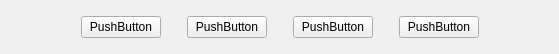
<?xml version="1.0" encoding="UTF-8"?>
<ui version="4.0">
 <class>ButtonGroup</class>
 <widget class="QWidget" name="ButtonGroup">
  <property name="geometry">
   <rect>
    <x>0</x>
    <y>0</y>
    <width>559</width>
    <height>54</height>
   </rect>
  </property>
  <property name="windowTitle">
   <string>Form</string>
  </property>
  <layout class="QGridLayout" name="gridLayout">
   <property name="leftMargin">
    <number>0</number>
   </property>
   <property name="topMargin">
    <number>0</number>
   </property>
   <property name="rightMargin">
    <number>0</number>
   </property>
   <property name="bottomMargin">
    <number>0</number>
   </property>
   <property name="spacing">
    <number>0</number>
   </property>
   <item row="0" column="0">
    <widget class="QStackedWidget" name="stackedWidget">
     <property name="currentIndex">
      <number>3</number>
     </property>
     <widget class="QWidget" name="startPage">
      <layout class="QGridLayout" name="gridLayout_2">
       <item row="0" column="0">
        <spacer name="horizontalSpacer">
         <property name="orientation">
          <enum>Qt::Horizontal</enum>
         </property>
         <property name="sizeHint" stdset="0">
          <size>
           <width>222</width>
           <height>20</height>
          </size>
         </property>
        </spacer>
       </item>
       <item row="0" column="1">
        <widget class="MyButton" name="start">
         <property name="text">
          <string>PushButton</string>
         </property>
        </widget>
       </item>
       <item row="0" column="2">
        <spacer name="horizontalSpacer_2">
         <property name="orientation">
          <enum>Qt::Horizontal</enum>
         </property>
         <property name="sizeHint" stdset="0">
          <size>
           <width>221</width>
           <height>20</height>
          </size>
         </property>
        </spacer>
       </item>
      </layout>
     </widget>
     <widget class="QWidget" name="playCardPage">
      <layout class="QGridLayout" name="gridLayout_3">
       <item row="0" column="0">
        <spacer name="horizontalSpacer_3">
         <property name="orientation">
          <enum>Qt::Horizontal</enum>
         </property>
         <property name="sizeHint" stdset="0">
          <size>
           <width>222</width>
           <height>20</height>
          </size>
         </property>
        </spacer>
       </item>
       <item row="0" column="1">
        <widget class="MyButton" name="playCard">
         <property name="text">
          <string>PushButton</string>
         </property>
        </widget>
       </item>
       <item row="0" column="2">
        <spacer name="horizontalSpacer_4">
         <property name="orientation">
          <enum>Qt::Horizontal</enum>
         </property>
         <property name="sizeHint" stdset="0">
          <size>
           <width>221</width>
           <height>20</height>
          </size>
         </property>
        </spacer>
       </item>
      </layout>
     </widget>
     <widget class="QWidget" name="passOrPlayPage">
      <layout class="QGridLayout" name="gridLayout_4">
       <item row="0" column="0">
        <spacer name="horizontalSpacer_6">
         <property name="orientation">
          <enum>Qt::Horizontal</enum>
         </property>
         <property name="sizeHint" stdset="0">
          <size>
           <width>164</width>
           <height>20</height>
          </size>
         </property>
        </spacer>
       </item>
       <item row="0" column="1">
        <widget class="MyButton" name="pass">
         <property name="text">
          <string>PushButton</string>
         </property>
        </widget>
       </item>
       <item row="0" column="2">
        <spacer name="horizontalSpacer_5">
         <property name="orientation">
          <enum>Qt::Horizontal</enum>
         </property>
         <property name="sizeType">
          <enum>QSizePolicy::Fixed</enum>
         </property>
         <property name="sizeHint" stdset="0">
          <size>
           <width>20</width>
           <height>20</height>
          </size>
         </property>
        </spacer>
       </item>
       <item row="0" column="3">
        <widget class="MyButton" name="playCard1">
         <property name="text">
          <string>PushButton</string>
         </property>
        </widget>
       </item>
       <item row="0" column="4">
        <spacer name="horizontalSpacer_7">
         <property name="orientation">
          <enum>Qt::Horizontal</enum>
         </property>
         <property name="sizeHint" stdset="0">
          <size>
           <width>164</width>
           <height>20</height>
          </size>
         </property>
        </spacer>
       </item>
      </layout>
     </widget>
     <widget class="QWidget" name="callLordPage">
      <layout class="QGridLayout" name="gridLayout_5">
       <item row="0" column="0">
        <spacer name="horizontalSpacer_8">
         <property name="orientation">
          <enum>Qt::Horizontal</enum>
         </property>
         <property name="sizeHint" stdset="0">
          <size>
           <width>49</width>
           <height>20</height>
          </size>
         </property>
        </spacer>
       </item>
       <item row="0" column="1">
        <widget class="MyButton" name="giveup">
         <property name="text">
          <string>PushButton</string>
         </property>
        </widget>
       </item>
       <item row="0" column="2">
        <spacer name="horizontalSpacer_10">
         <property name="orientation">
          <enum>Qt::Horizontal</enum>
         </property>
         <property name="sizeType">
          <enum>QSizePolicy::Fixed</enum>
         </property>
         <property name="sizeHint" stdset="0">
          <size>
           <width>20</width>
           <height>20</height>
          </size>
         </property>
        </spacer>
       </item>
       <item row="0" column="3">
        <widget class="MyButton" name="onescore">
         <property name="text">
          <string>PushButton</string>
         </property>
        </widget>
       </item>
       <item row="0" column="4">
        <spacer name="horizontalSpacer_11">
         <property name="orientation">
          <enum>Qt::Horizontal</enum>
         </property>
         <property name="sizeType">
          <enum>QSizePolicy::Fixed</enum>
         </property>
         <property name="sizeHint" stdset="0">
          <size>
           <width>20</width>
           <height>20</height>
          </size>
         </property>
        </spacer>
       </item>
       <item row="0" column="5">
        <widget class="MyButton" name="twoscore">
         <property name="text">
          <string>PushButton</string>
         </property>
        </widget>
       </item>
       <item row="0" column="6">
        <spacer name="horizontalSpacer_12">
         <property name="orientation">
          <enum>Qt::Horizontal</enum>
         </property>
         <property name="sizeType">
          <enum>QSizePolicy::Fixed</enum>
         </property>
         <property name="sizeHint" stdset="0">
          <size>
           <width>20</width>
           <height>20</height>
          </size>
         </property>
        </spacer>
       </item>
       <item row="0" column="7">
        <widget class="MyButton" name="threescore">
         <property name="text">
          <string>PushButton</string>
         </property>
        </widget>
       </item>
       <item row="0" column="8">
        <spacer name="horizontalSpacer_9">
         <property name="orientation">
          <enum>Qt::Horizontal</enum>
         </property>
         <property name="sizeHint" stdset="0">
          <size>
           <width>49</width>
           <height>20</height>
          </size>
         </property>
        </spacer>
       </item>
      </layout>
     </widget>
     <widget class="QWidget" name="nullPage"/>
    </widget>
   </item>
  </layout>
 </widget>
 <customwidgets>
  <customwidget>
   <class>MyButton</class>
   <extends>QPushButton</extends>
   <header>mybutton.h</header>
  </customwidget>
 </customwidgets>
 <resources/>
 <connections/>
</ui>
